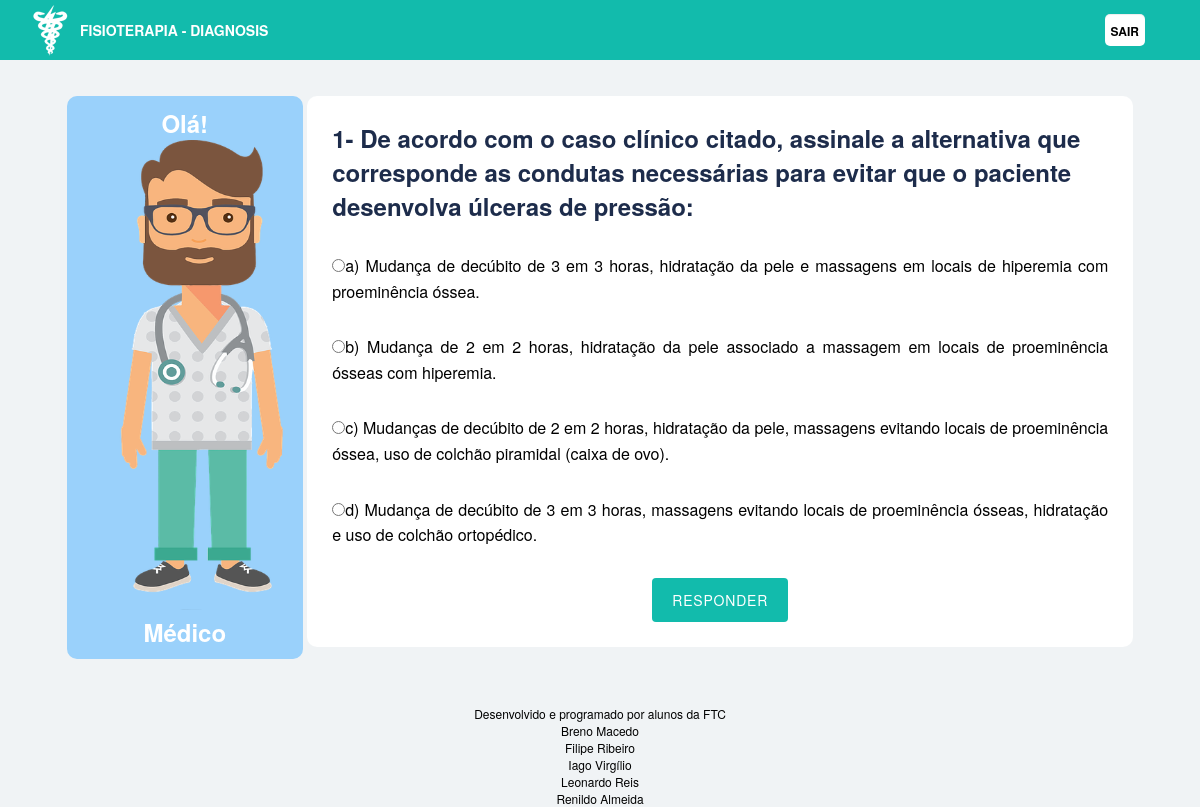
/perguntas.php, run on the app's committed database.
### tables this page shows
CREATE TABLE `perguntas` (
  `id` int(11) NOT NULL,
  `pergunta` text NOT NULL,
  `alternativa` text NOT NULL,
  `data_pergunta` datetime NOT NULL,
  `resposta_correta` int(11) NOT NULL,
  `etapa` int(11) NOT NULL
);

### classes/BD.class.php (called while the page is built, shortened)
<?php
class BD{
	private static $conn;
	public static function conn(){
		if(is_null(self::$conn)){
			self::$conn = new PDO('mysql:host='.HOST.';dbname='.BD.'', ''.USER.'', ''.PASS.'');
		}
        return self::$conn;
	}
}
?>

### perguntas.php (the view, shortened to what this page needs)
<?php
require_once("classes/BD.class.php");
?>
<!DOCTYPE html>
<html lang="en">
<head>
	<link rel="stylesheet" type="text/css" href="css/ran.css">
	<link rel="stylesheet" type="text/css" href="css/font.css">
</head>
<body>
	<div class="main">
		<header class="header">
			<div class="scroll">
				<div class="container">
					<div class="sub_pes">
					<a href="index.php"><img class="logo" src="images/logo.png"></a>
							<h1 style="float:right;color:#fff;font-size: 14px;margin-top: 20px">FISIOTERAPIA - DIAGNOSIS</h1>
					</div>
					<div class="collapse">
						<ul>
								<li><a href="sys/sair.php"class="buton"><b class="cor_cadas">Sair</b></a></li>
						</ul>
					</div>
				</div>
			</div>
		</header>
		<section class="background">
			<div class="container" style="height: 50px">
			</div>
		</section>
		<br><br>
		<section class="separation">
			<div class="container">
				<div class="content">
					<div class="row">
						<div class="column column-12">
							<form name="form" method="post" action="sys/salvar_resposta.php">
							<div class="column column-4 color3">
								<h1  style="color:#fff;">Olá! <?php echo $nome; ?></h1>
								<img src="images/medico/medico.png" height="470" width="250">
								<h2  style="color:#fff;">Médico</h2>
							</div>
							<div class="column column-4 color9">
							<?php
							    $pegaUsuarios = BD::conn()->prepare("SELECT DISTINCT(pergunta) FROM perguntas");
							    $pegaUsuarios->execute();
							    $i=1;
								while($row = $pegaUsuarios->fetch()){
									   if ($i==1) {
							    	$class = "info";
							    	$sub_class = "aparecer";
							    }else{
							    	$class = "info_encond";
							    	$sub_class = "esconder";
							    }
									$pergunta = $row['pergunta'];
							?>
								<div class="<?php echo $class;?>" id="pergunta<?php echo $i; ?>">
									<div class="<?php echo $sub_class; ?>" id="sub_pergunta<?php echo $i; ?>">
										<h1 id="alingtext" style="color:#1D2C4B;"><?php echo utf8_encode($pergunta)	; ?></h1>
										<?php
										$pegaUsuarios2 = BD::conn()->prepare("SELECT id,alternativa,resposta_correta FROM perguntas WHERE pergunta='$pergunta' ");
									    $pegaUsuarios2->execute();
										while($row2 = $pegaUsuarios2->fetch()){
											$id = $row2['id'];
											$alternativa = utf8_encode($row2['alternativa']);
										?>
										<p class="font"><input type="radio" id="resposta_<?php echo $i; ?>" name="resposta_<?php echo $i; ?>" style="cursor: pointer;" value="<?php echo $id; ?>" required="required"/><?php echo $alternativa ?></p>
										<?php
										}
										$qtd = $pegaUsuarios->rowCount();
								if ($qtd == $i) {
								 echo "<button class='btn btn-messenger' class='buton' style='width: 50%;margin-top: 5px;border-radius: 10px;float:left'>Terminar Avaliação</button>";
							}else{
										?>
										<a class="btn btn-messenger" onclick="informacao('pergunta<?php echo $i; ?>','sub_pergunta<?php echo $i; ?>','pergunta<?php echo $i+1; ?>','sub_pergunta<?php echo $i+1; ?>')">Responder</a>
										<?php
}
										?>
									</div>
								</div>
								<?php
								$i++;
								}
							?>
						   </div>
							</form>
						</div>
					</div>
				</div>
			</div>
		</section>
		<br>
	<br>
	<footer class="footer">
		<p style="color:#000">Desenvolvido e programado por alunos da FTC</p>
		<p style="color:#000">Breno Macedo</p>
		<p style="color:#000">Filipe Ribeiro</p>
		<p style="color:#000">Iago Virgílio</p>
		<p style="color:#000">Leonardo Reis</p>
		<p style="color:#000">Renildo Almeida</p>
	</footer>
	</div>
</body>

### css/ran.css (style rules this page uses)
.brand,.brand .v,.header { height:10px }
.collapse,a { -webkit-user-select:none }
.card,.fixed,.footer,.header { width:100% }
.btn,.collapse ul li a { text-transform:uppercase;text-decoration:none }
.btn,.collapse ul li a,.list li a,a { text-decoration:none }
.card-icon-group .mobile:after,.card-icon-group .tablet:after,.row:after,.row:before,.spinner:before { content:"" }
.header { position:fixed;-webkit-transition:.3s;transition:.3s;z-index:3 }
.collapse { float:right;line-height:60px;-moz-user-select:none;-ms-user-select:none;user-select:none;margin-right: 30px; }
.collapse ul li { display:inline-block;margin:0 5px;font-weight:400 }
.collapse ul li a { font-size:14px;color:#c9aa71;-webkit-transition:.2s;transition:.2s }
.card,.card-icon-group,.footer { position:relative }
.footer { text-align:center;padding:0;color:#000;font-size: 12px }
.btn { display:inline-block;font-size:14px;cursor:pointer;color:#fff;font-weight:500;letter-spacing:.8px;border-radius:4px;padding:12px 20px;-webkit-transition:.2s color,.2s background-color,.2s border-color,.2s box-shadow;transition:.2s color,.2s background-color,.2s border-color,.2s box-shadow }
.btn-messenger { background-color:#12bbac;color:#fff; }
a { color:#a2b0ba;-moz-user-select:none;-ms-user-select:none;user-select:none }
.background { position:fixed;background:#12bbac;background-size:100%;width:100%;height:60px;z-index: 2; }
body { font-family:"SF UI Text","Helvetica Neue",Helvetica,Arial,sans-serif;overflow-x:hidden;color:#a2b0ba }
.separation { position:relative;text-align: center;width: 100%;margin: 0 auto; }
* { margin:0;padding:0;outline:0;box-sizing:border-box }
img { -webkit-user-select:none }
.container { width:100%;margin-left:auto;margin-right:auto;padding:0 20px }
@media (min-width:768px) { .container { width:750px } }
@media (min-width:992px) { .container { width:970px } }
@media (min-width:1200px) { .container { width:100% } }
.row { margin-left:-15px;margin-right:-15px }
.row:after,.row:before { display:table }
.row:after { clear:both }
.column { display:inline-block;vertical-align:top;min-height:1px;padding-left:5px;padding-right:5px;width:100%;margin-right:-4px;margin: 0 auto; }
.column-4 { width:50%; }
.column-12 { width:100% }
.color9 { background: #fff; border-radius: 10px; padding: 25px; width: 70%; }
.color3 { background: #9ad1fb; border-radius: 10px; padding: 10px; width: 20%; margin-top: 40px; }
.logo { height: 50px; }
.font { color: #000;font-size: 16px;line-height: 1.6;margin-bottom: 30px;text-align: justify; }
body { background: #f0f3f5; }
body { scrollbar-arrow-color:#000000; scrollbar-3dlight-color:#000000; scrollbar-highlight-color:#FF0000; scrollbar-face-color:#FFFFFF; scrollbar-shadow-color:#0000FF; scrollbar-darkshadow-color:#FFFF00; scrollbar-track-color:#00FF00; }
@media (min-width: 992px) { .logo { float:left; height: auto; margin-top: auto; } }
.cor_cadas { color:#fff; font-size: 12px }
@media (min-width: 992px) { .buton { position: relative; cursor: pointer; background: #fff; padding: 6px 6px; height: 20px; font-size: 12px; color: #fff; border-radius: 5px; -webkit-box-shadow: inset 0 1px 1px rgba(0,0,0,.075); } }
@media (min-width: 992px) { .separation { position:relative;text-align: center;width: 100%;margin: 0 auto;margin-top: 50px; } }
@media (min-width: 992px) { .cor_cadas { color:#000; font-size: 12px } }
@media (min-width: 992px) { .color3 { background: #9ad1fb; border-radius: 10px; padding: 10px; width: 20%; margin-top: 0px; } }
.sub_pes { float: left; display:inline-block; }
a { -webkit-transition: text-shadow .6s ease; -moz-transition: text-shadow .6s ease; -o-transition: text-shadow .6s ease; transition: text-shadow .6s ease; }
.info { position: relative; background: #fff; width: 100%; transition: 0.5s; }
.aparecer { display: block; }

### perguntas.php (style rules this page uses)
#alingtext { text-align: left; margin-bottom: 30px; }

### data on the page
perguntas: alternativa "a) Mudança de decúbito de 3 em 3 horas, hidratação da pele e massagens em locais de hiperemia com proeminência óssea."
perguntas: alternativa "b) Mudança de 2 em 2 horas, hidratação da pele associado a massagem em locais de proeminência ósseas com hiperemia."
perguntas: alternativa "c) Mudanças de decúbito de 2 em 2 horas, hidratação da pele, massagens evitando locais de proeminência óssea, uso de colchão piramidal (caixa de ovo)."
perguntas: alternativa "d) Mudança de decúbito de 3 em 3 horas, massagens evitando locais de proeminência ósseas, hidratação e uso de colchão ortopédico."

### other printed values
utf8_encode($pergunta) "1- De acordo com o caso clínico citado, assinale a alternativa que corresponde as condutas necessárias para evitar que o paciente desenvolva úlceras de pressão:"
